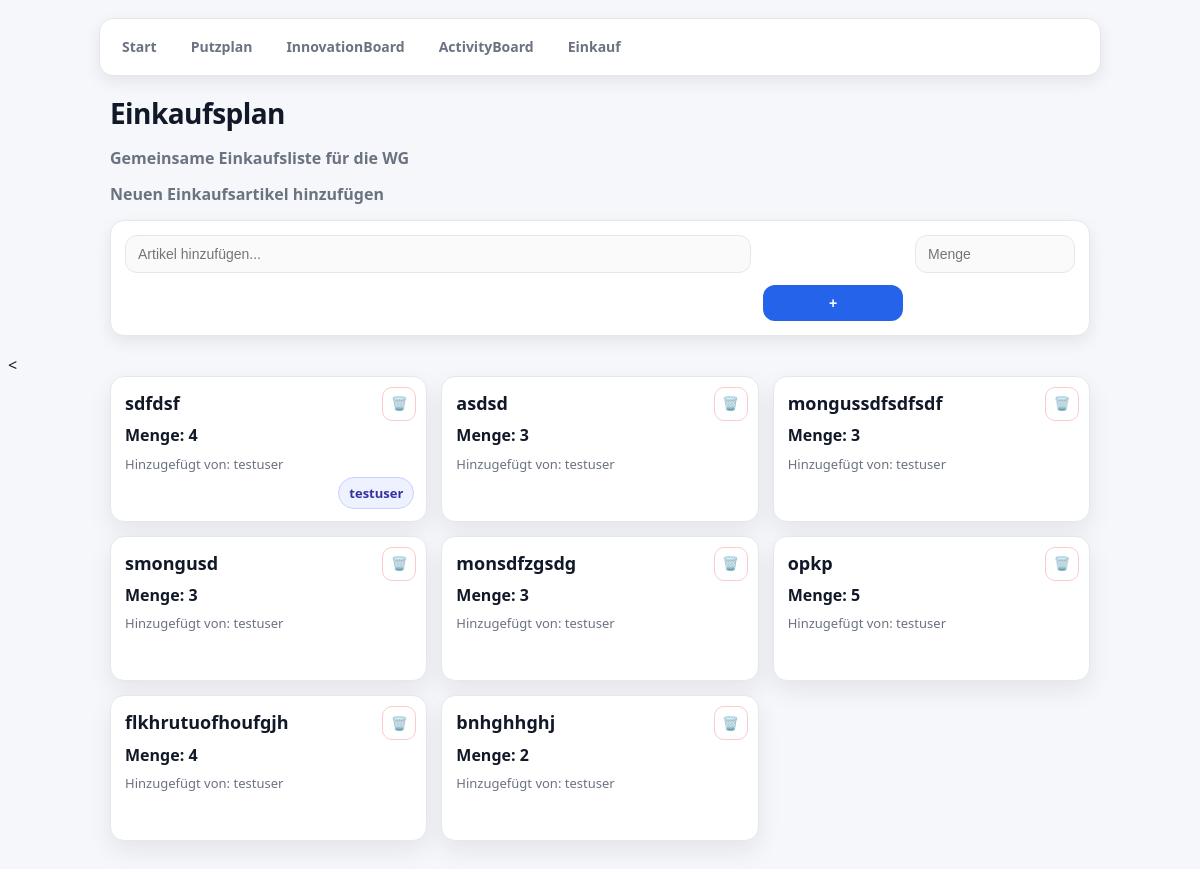
The app's page /einkaufsplan/ (signed in), older data.
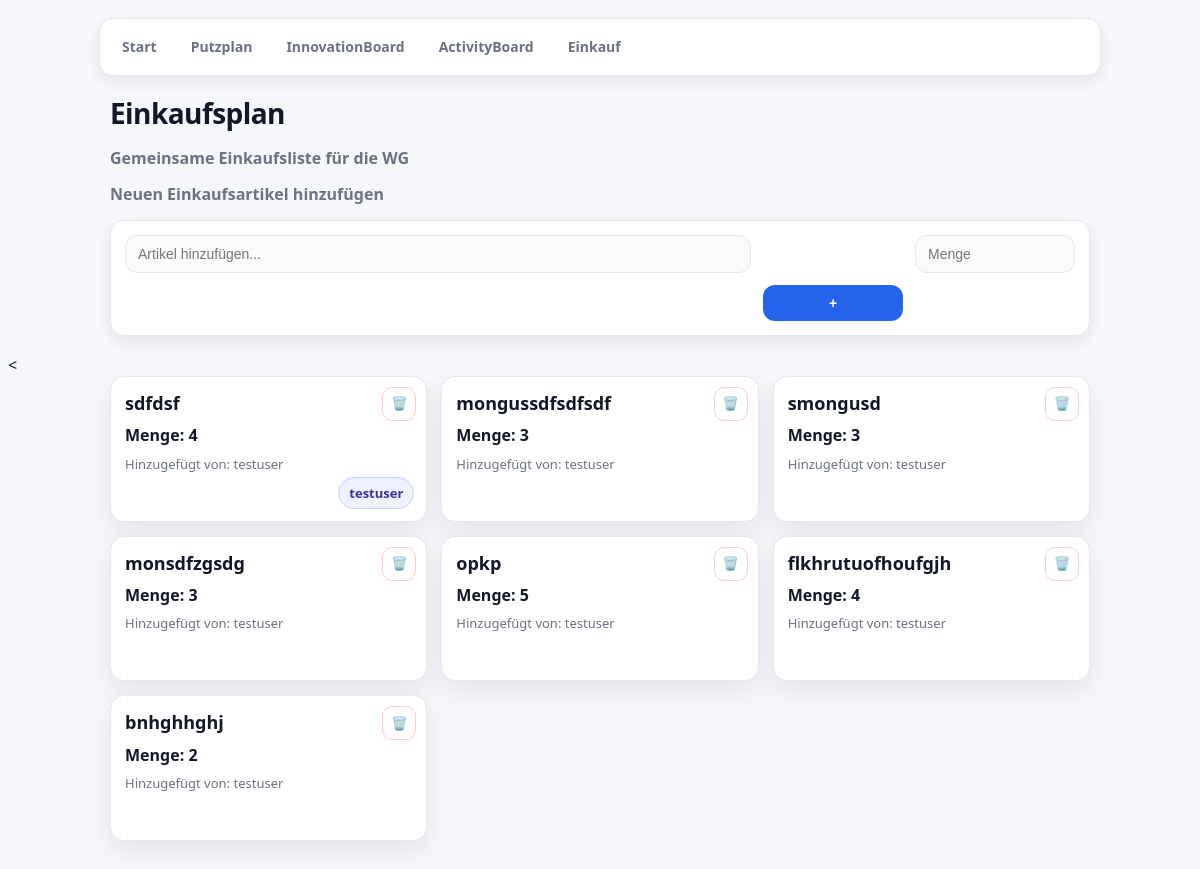
The same page, newer data.
### db.py (models this page shows)
class ShoppingItem(db.Model):
    __tablename__ = 'SHOPPING_ITEM'
    item_id = db.Column(db.Integer, primary_key=True, index=True)
    wg_id = db.Column(db.Integer, db.ForeignKey('WG.wg_id'), nullable=False)
    added_by = db.Column(db.Integer, db.ForeignKey('USER.user_id'), nullable=False)
    assigned_to = db.Column(db.Integer, db.ForeignKey('USER.user_id'), nullable=True)
    name = db.Column(db.String, nullable=False)
    quantity = db.Column(db.String)
    wg = db.relationship('Wg', back_populates='shopping_items')
    added_by_user = db.relationship('User', foreign_keys=[added_by], back_populates='added_items')
    assigned_to_user = db.relationship('User', foreign_keys=[assigned_to], back_populates='assigned_items')

class User(db.Model):
    __tablename__ = 'USER'
    user_id = db.Column(db.Integer, primary_key=True, index=True, unique=True)
    username = db.Column(db.String, nullable=False, unique=True)
    password_hash = db.Column(db.String, nullable=False, unique=True)
    email = db.Column(db.String, nullable=False, unique=True)
    role = db.Column(db.String, nullable=False)
    wg_id = db.Column(db.Integer, db.ForeignKey('WG.wg_id'), nullable=True)
    wg = db.relationship('Wg', back_populates='users')
    cleaning_tasks = db.relationship('CleaningTask', back_populates='assigned_user')
    activities_created = db.relationship('Activity', back_populates='creator')
    ideas = db.relationship('Idea', back_populates='creator',foreign_keys='Idea.created_by')
    idea_comments = db.relationship('Idea_Comment', back_populates='user')
    idea_likes = db.relationship('Idea_Like', back_populates='user')
    added_items = db.relationship('ShoppingItem', foreign_keys='ShoppingItem.added_by', back_populates='added_by_user')
    assigned_items = db.relationship('ShoppingItem', foreign_keys='ShoppingItem.assigned_to', back_populates='assigned_to_user')
    joined_activities = db.relationship(
        "Activity",
        secondary=activity_participants,
        back_populates="participants"
    )  #joined_activities

### app.py (the view, shortened to what this page needs)
@app.route("/einkaufsplan/", methods=["GET", "POST"])
def einkaufsplan():
    if 'user_id' not in session:
        return redirect(url_for('login'))
    form = EinkaufsplanForm()
    user_id = session.get("user_id")
    current_user = User.query.get(user_id) if user_id else None
    if not current_user:
        current_user = User.query.filter_by(username="testuser").first()
    if not current_user:
        flash("Testuser fehlt. Bitte einmal anlegen (username='testuser', wg_id=1).", "error")
        return render_template("einkaufsplan.html", form=form, shopping_items=[])
    wg_id = current_user.wg_id or 1
    shopping_items = (ShoppingItem.query
        .filter_by(wg_id=wg_id)
        .options(
            joinedload(ShoppingItem.assigned_to_user),
            joinedload(ShoppingItem.added_by_user)
        )
        .order_by(ShoppingItem.item_id.desc())
        .all()
    )
    return render_template("einkaufsplan.html", form=form, shopping_items=shopping_items)

### docs/forms.py
class EinkaufsplanForm(FlaskForm):
    item = StringField(validators=[InputRequired(), Length(min=1, max=100)], render_kw={"placeholder": "Artikel hinzufügen..."})
    quantity = IntegerField(validators=[InputRequired()], render_kw={"placeholder": "Menge"})
    submit = SubmitField('+')

### templates/einkaufsplan.html (shortened to what this page needs)
<nav>
  <a href="{{ url_for('dashboard') }}">Start</a>
  <a href="{{ url_for('putzplan') }}">Putzplan</a>
  <a href="{{ url_for('innovation_board') }}">InnovationBoard</a>
  <a href="{{ url_for('activity_board') }}">ActivityBoard</a>
  <a href="{{ url_for('einkaufsplan') }}">Einkauf</a>
</nav>
<h1>Einkaufsplan</h1>
<h2>Gemeinsame Einkaufsliste für die WG</h2>
<h2>Neuen Einkaufsartikel hinzufügen</h2>
<form method = "POST" action="{{ url_for('einkaufsplan') }}" >
    <div class="item-forms">
        {{ form.item(size=32) }}<br>
        {{ form.quantity() }}<br>
        <div class = "submit-btn">
            {{ form.submit() }}
        </div>
    </div>
</form>
<
<div class="shopping-list">
  {% for item in shopping_items %}
    <div class="shopping-item-card">
        <form method="POST" action="{{ url_for('delete_shopping_item', item_id=item.item_id) }}" class="delete-form">
            <button type="submit" class="delete-btn"
                onclick="return confirm('Einkaufsartikel wirklich löschen?');">🗑️
            </button>
        </form>
      <h3 class="mb-1">{{ item.name }}</h3>
      <p class="item-quantity mb-2">Menge: {{ item.quantity }}</p>
      <small class="text-muted">
        Hinzugefügt von:
        {% if item.added_by_user %}
          {{ item.added_by_user.username }}
        {% else %}
          {{ item.added_by }}
        {% endif %}
      </small>
        <br>
        {% if item.assigned_to_user %}
        <small class = "assigned-to">{{ item.assigned_to_user.username }}</small>
        {% endif %}
    </div>
  {% else %}
    <p>Noch keine Einkäufe eingetragen.</p>
  {% endfor %}
</div>

Row changes from the older to the newer data that the page shows:
removed ShoppingItem: name "asdsd", quantity "3", added_by_user.username "testuser"
